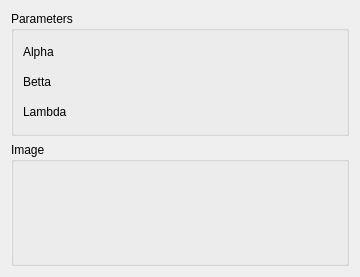
<?xml version="1.0" encoding="UTF-8"?>
<ui version="4.0">
 <class>WindLabGui::DlgThreeParaModulation</class>
 <widget class="QWidget" name="WindLabGui::DlgThreeParaModulation">
  <property name="geometry">
   <rect>
    <x>0</x>
    <y>0</y>
    <width>360</width>
    <height>277</height>
   </rect>
  </property>
  <property name="windowTitle">
   <string>Feature Parameters</string>
  </property>
  <property name="sizeGripEnabled" stdset="0">
   <bool>true</bool>
  </property>
  <layout class="QGridLayout" name="gridLayout">
   <item row="0" column="0">
    <widget class="QGroupBox" name="GroupBox5_3">
     <property name="title">
      <string>Parameters</string>
     </property>
     <layout class="QGridLayout" name="_3">
      <property name="leftMargin">
       <number>9</number>
      </property>
      <property name="topMargin">
       <number>9</number>
      </property>
      <property name="rightMargin">
       <number>9</number>
      </property>
      <property name="bottomMargin">
       <number>9</number>
      </property>
      <property name="spacing">
       <number>6</number>
      </property>
      <item row="3" column="0">
       <layout class="QHBoxLayout" name="horizontalLayout_3" stretch="0,0">
        <item>
         <widget class="QLabel" name="label_3">
          <property name="text">
           <string>Lambda</string>
          </property>
         </widget>
        </item>
        <item>
         <widget class="Gui::QuantitySpinBox" name="doubleSpinBox_Lambda" native="true">
          <property name="keyboardTracking" stdset="0">
           <bool>false</bool>
          </property>
         </widget>
        </item>
       </layout>
      </item>
      <item row="1" column="0">
       <layout class="QHBoxLayout" name="horizontalLayout" stretch="0,0">
        <item>
         <widget class="QLabel" name="label">
          <property name="text">
           <string>Alpha</string>
          </property>
         </widget>
        </item>
        <item>
         <widget class="Gui::QuantitySpinBox" name="doubleSpinBox_Alpha" native="true">
          <property name="keyboardTracking" stdset="0">
           <bool>false</bool>
          </property>
         </widget>
        </item>
       </layout>
      </item>
      <item row="2" column="0">
       <layout class="QHBoxLayout" name="horizontalLayout_6" stretch="0,0">
        <item>
         <widget class="QLabel" name="label_6">
          <property name="text">
           <string>Betta</string>
          </property>
         </widget>
        </item>
        <item>
         <widget class="Gui::QuantitySpinBox" name="doubleSpinBox_Betta" native="true">
          <property name="keyboardTracking" stdset="0">
           <bool>false</bool>
          </property>
         </widget>
        </item>
       </layout>
      </item>
     </layout>
    </widget>
   </item>
   <item row="1" column="0">
    <widget class="QGroupBox" name="GroupBox5_5">
     <property name="title">
      <string>Image</string>
     </property>
     <layout class="QGridLayout" name="_6">
      <property name="leftMargin">
       <number>9</number>
      </property>
      <property name="topMargin">
       <number>9</number>
      </property>
      <property name="rightMargin">
       <number>9</number>
      </property>
      <property name="bottomMargin">
       <number>9</number>
      </property>
      <property name="spacing">
       <number>6</number>
      </property>
      <item row="1" column="0">
       <layout class="QHBoxLayout" name="horizontalLayout_9" stretch="0">
        <item>
         <widget class="QLabel" name="label_Image">
          <property name="text">
           <string/>
          </property>
         </widget>
        </item>
       </layout>
      </item>
     </layout>
    </widget>
   </item>
  </layout>
 </widget>
 <customwidgets>
  <customwidget>
   <class>Gui::QuantitySpinBox</class>
   <extends>QWidget</extends>
   <header>Gui/QuantitySpinBox.h</header>
  </customwidget>
 </customwidgets>
 <resources/>
 <connections/>
</ui>
